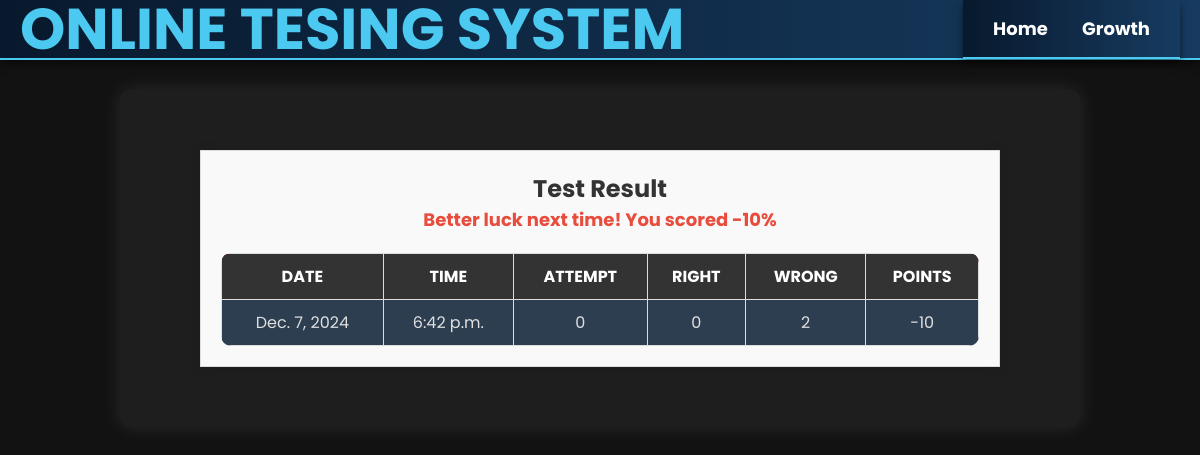
Screenshot of /OTS/result (signed in) with the database file from the repository.
### OTS/models.py (models this page shows, shortened)
class Result(models.Model):
    resultid = models.BigAutoField(primary_key=True, auto_created=True)
    username = models.ForeignKey(Candidate, on_delete=models.CASCADE, related_name='results')
    date = models.DateField(auto_now=True)  # Use auto_now_add instead of auto_now
    time = models.TimeField(auto_now=True)
    attempt = models.IntegerField()
    right = models.IntegerField()
    wrong = models.IntegerField()
    points = models.IntegerField()

### OTS/views.py (the view)
# urls.py: path('result',showTestResult,name='result'),
def showTestResult(request):
     if 'name' not in request.session.keys():
        return HttpResponseRedirect("login")
     result=Result.objects.filter(username_id=request.session['username']).latest('date')
     context={'result':result}
     return render(request,'show_result.html',context)

### OTS/templates/show_result.html (shortened to what this page needs)
{% extends 'main.html' %}
{%block top%}
  <nav style="text-align: center;">
    <ul style="list-style: none; padding: 0; margin: 0;">
      <li style="display: inline-block;">
        <a href="{% url 'OTS:home' %}" style="text-decoration: none; color:white; font-size: 18px; font-weight: bold; transition: color 0.3s ease;">Home</a>
      </li>
      <li style="display: inline-block;">
        <a href="{% url 'OTS:testHistory' %}" style="text-decoration: none; color:white; font-size: 18px; font-weight: bold; transition: color 0.3s ease;">Growth</a>
      </li>
    </ul>
  </nav>
{%endblock%}
{%block content%}
  <div style="max-width: 800px; margin: 40px auto; padding: 20px; background-color: #f9f9f9; border: 1px solid #ddd; box-shadow: 0 0 10px rgba(0, 0, 0, 0.1);">
    <h2 style="text-align: center; font-size: 24px; font-weight: bold; color: #333;">Test Result</h2>
    {% if result.points >= 80 %}
      <h3 style="text-align: center; font-size: 18px; font-weight: bold; color: #2ecc71;">Congratulations! You scored {{ result.points }}%</h3>
    {% elif result.points >= 60 %}
      <h3 style="text-align: center; font-size: 18px; font-weight: bold; color: #f1c40f;">Good job! You scored {{ result.points }}%</h3>
    {% else %}
      <h3 style="text-align: center; font-size: 18px; font-weight: bold; color: #e74c3c;">Better luck next time! You scored {{ result.points }}%</h3>
    {% endif %}
    <table style="width: 100%; border-collapse: collapse;">
      <tr>
        <th style="background-color: #333; color: #fff; padding: 10px; border: 1px solid #ddd;">Date</th>
        <th style="background-color: #333; color: #fff; padding: 10px; border: 1px solid #ddd;">Time</th>
        <th style="background-color: #333; color: #fff; padding: 10px; border: 1px solid #ddd;">Attempt</th>
        <th style="background-color: #333; color: #fff; padding: 10px; border: 1px solid #ddd;">Right</th>
        <th style="background-color: #333; color: #fff; padding: 10px; border: 1px solid #ddd;">Wrong</th>
        <th style="background-color: #333; color: #fff; padding: 10px; border: 1px solid #ddd;">Points</th>
      </tr>
      <tr>
        <td style="padding: 10px; border: 1px solid #ddd;">{{ result.date }}</td>
        <td style="padding: 10px; border: 1px solid #ddd;">{{ result.time }}</td>
        <td style="padding: 10px; border: 1px solid #ddd;">{{ result.attempt }}</td>
        <td style="padding: 10px; border: 1px solid #ddd;">{{ result.right }}</td>
        <td style="padding: 10px; border: 1px solid #ddd;">{{ result.wrong }}</td>
        <td style="padding: 10px; border: 1px solid #ddd;">{{ result.points }}</td>
      </tr>
    </table>
  </div>
{%endblock%}

### OTS/templates/main.html (style rules this page uses)
* { font-family: 'Poppins', sans-serif; margin: 0; padding: 0; box-sizing: border-box; }
.top .menu a { color: #ffffff; text-decoration: none; font-size: 1.1em; margin-left: 15px; transition: color 0.3s, transform 0.2s; }
table { width: 100%; border-collapse: collapse; margin-top: 20px; border-radius: 10px; overflow: hidden; }
table tr:first-child { background: linear-gradient(90deg, #f64c72, #e53950); color: white; font-weight: bold; height: 40px; text-transform: uppercase; }
table tr:nth-child(odd) { background-color: #22313F; color: white; height: 35px; transition: background 0.3s ease; }
table tr:nth-child(even) { background-color: #2C3E50; height: 35px; transition: background 0.3s ease; }
table td { text-align: center; padding: 10px; }
body { font-family: 'Poppins', sans-serif; margin: 0; padding: 0; background: #121212; color: #e0e0e0; }
nav { background: linear-gradient(90deg, #08192D, #173B60); padding: 15px; text-align: right; box-shadow: 0px 4px 8px rgba(0, 0, 0, 0.5); border-bottom: 2px solid #4cc9f0; }
nav a { color: #ffffff; text-decoration: none; margin: 0 15px; font-weight: 600; transition: color 0.3s, transform 0.2s; }

### rows the page displays
Result: points "-10", date "Dec. 7, 2024", time "6:42 p.m.", attempt "0", right "0", wrong "2"
